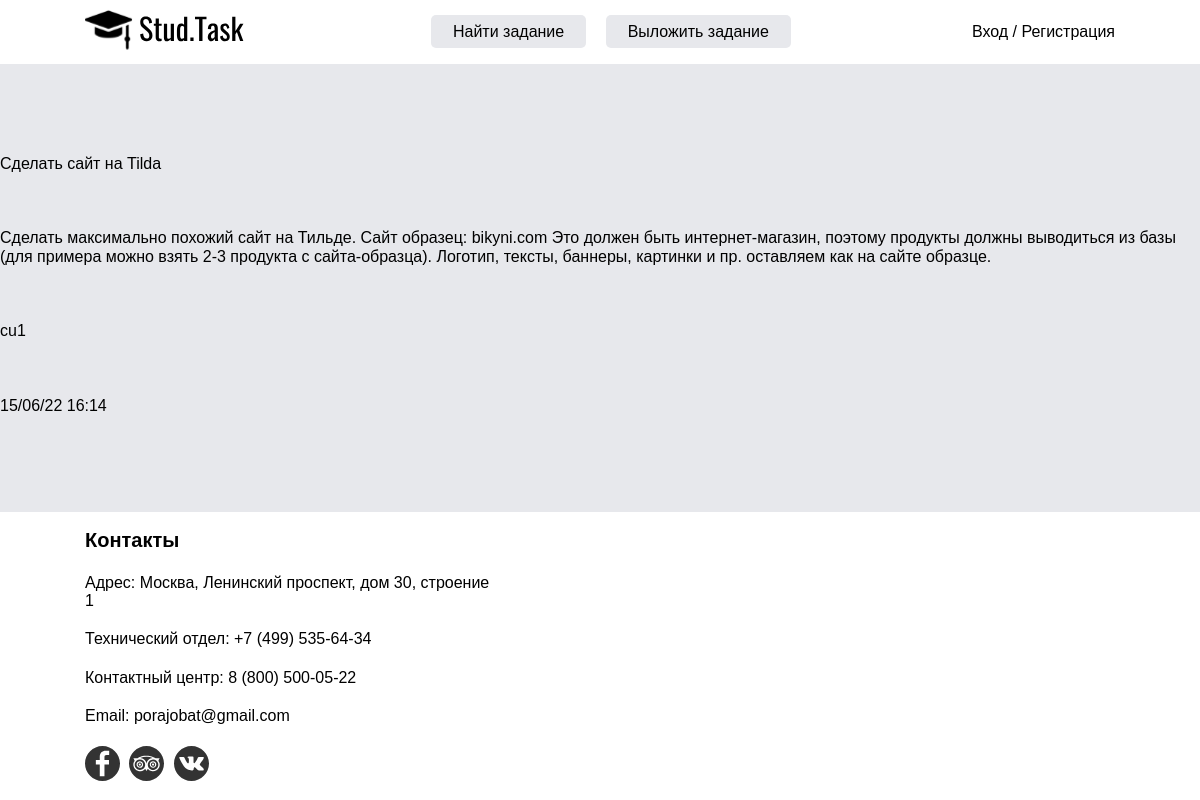
Page /tasks/2/info/ on the committed database.
### diplom/app_tasks/models.py (models this page shows, shortened)
class TaskModel(models.Model):
    user = models.ForeignKey(User, on_delete=models.CASCADE, related_name='tasksmodels', verbose_name='Пользователь')
    title = models.CharField(max_length=150, db_index=True, verbose_name='Заголовок')
    content = models.TextField(max_length=1500, db_index=True, verbose_name='Задание')
    pub_date = models.DateTimeField(auto_now_add=True)
    tags = models.ForeignKey('Tag', on_delete=models.CASCADE, related_name='tasks')
    files = models.FileField(upload_to="task_files/", blank=True, verbose_name='Файл')
    class Meta:
        db_table = 'tasks'
        ordering = ['-pub_date']
        verbose_name = 'Задание'
        verbose_name_plural = 'Задания'

### diplom/app_tasks/views.py (the view)
# urls.py: path('<int:pk>/info/', TaskDetailView.as_view(), name='task_detail'),
class TaskDetailView(DetailView):
    model = TaskModel
    template_name = 'app_tasks/task_detail.html'

### diplom/diplom/diplom/templates/app_tasks/task_detail.html (shortened to what this page needs)
{% extends 'base.html' %}
{% load static %}
{% block head %}
    <link rel="stylesheet" href="{% static 'css/tasks/style.css' %}">
{% endblock %}
{% block main %}
    <p>{{ object.title }}</p>
    <p>{{ object.content }}</p>
    <p>{{ object.user }}</p>
    <p>{{ object.pub_date|date:"d/m/y G:i" }}</p>
{% endblock %}

### diplom/diplom/diplom/static/css/base/style.css (style rules this page uses)
:root { --color-white: #fff; --color-black: #333; --color-light-gray: #E7E8EC; --color-gray: #c0c0c0; }
html { box-sizing: border-box; background-color: var(--color-light-gray); height: 100%; }
*, *::before, *::after { box-sizing: inherit; }
body { font-family: 'Montserrat', sans-serif; margin: 0 auto; min-width: 320px; }
.body { flex-direction: column; justify-content: space-between; min-height: 100%; }
.flex { display: flex; }

### rows in the picture
TaskModel: title "Сделать сайт на Tilda", content "Сделать максимально похожий сайт на Тильде. Сайт образец: bikyni.com Это должен быть интернет-магазин, поэтому продукты должны выводиться из базы (для примера можно взять 2-3 продукта с сайта-образца). Логотип, тексты, баннеры, картинки и пр. оставляем как на сайте образце.", user "cu1", pub_date "15/06/22 16:14"
